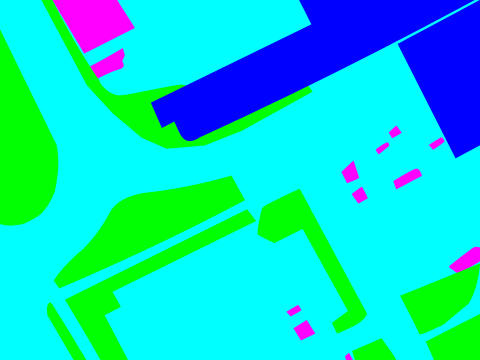
#> input picture crop.png, 480 x 360 px, given in place of crop.pngcrop.png, which was not available
$ python -i sobel.py   (imports and definitions only)   (older library calls are emulated)
#> lines starting #> are read from the running program, lines starting #| are printed output that depends on the picture; pictures that were not available may be replaced by others from this repository, and a replacement may not be noted
import cv2
import numpy as np
import os


# [54 lines left out: functions overlay_img, sobel, treshhold, not called in this run]


def canny(path, path_save):
#> called with path = 'crop.png', path_save = 'out.png'
    files = os.listdir(path)
    files.sort()

    for file in files:
        img = cv2.imread(path + file)
#> img is the input picture: shape (360, 480, 3); mean B, G, R 203.8, 213.3, 7.2
        b_channel, g_channel, r_channel = cv2.split(img)
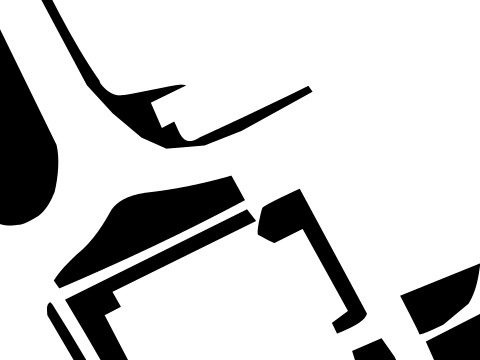
#> b_channel: shape (360, 480); min 0, max 255, mean 203.8
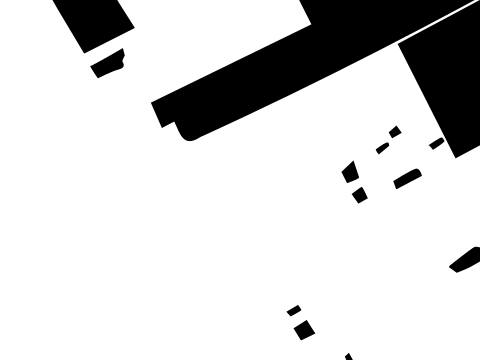
#> g_channel: shape (360, 480); min 0, max 255, mean 213.3
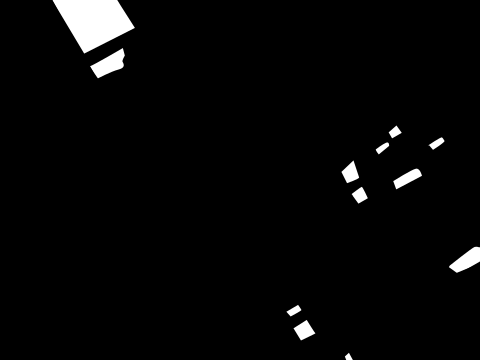
#> r_channel: shape (360, 480); min 0, max 255, mean 7.2
        gray_img = cv2.cvtColor(img, cv2.COLOR_BGR2GRAY)
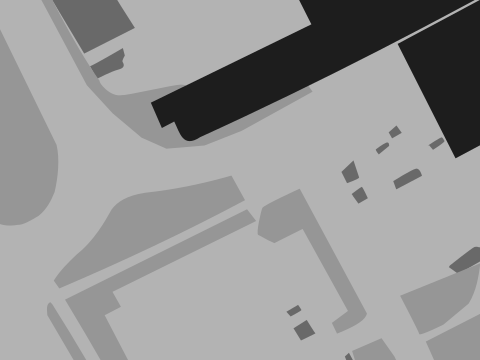
#> gray_img: shape (360, 480); min 29, max 179, mean 150.8

        edges = cv2.Canny(gray_img, 100, 200) # было 175 на 220 и 7
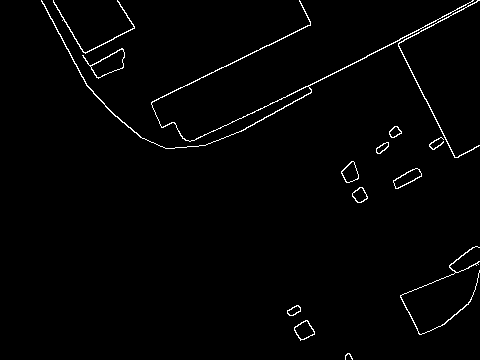
#> edges: shape (360, 480); 1.5% white in thin lines or dots
        name = str(file).split(".")[0]

        img_with_edges = cv2.merge((b_channel, g_channel, r_channel, edges))
        print(np.shape(img_with_edges), img_with_edges[0][0])
#| (360, 480, 4) [255 255   0   0]
        cv2.imwrite(path_save + name + '.png', img_with_edges)


# [11 lines left out: function invert, not called in this run]

# [8 lines not run here, left out]

>>> result = canny('crop.png', 'out.png')
